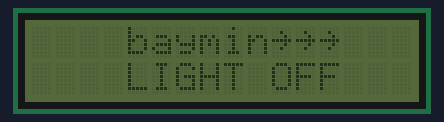
The program below on a simulated Raspberry Pi (BCM pin numbers). Shown: 16×2 character LCD. The clock reads 2024-03-15 10:24:30 at power-on unless the program sets it; library files of the repository ran but are not shown: LCD1602.py.

Above: at 1.2 s.
At 2.8 s:
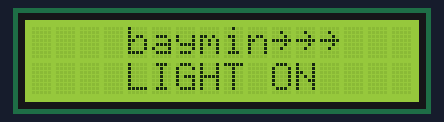
At 4.5 s:
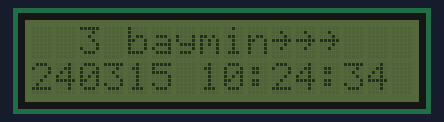
At 12.2 s:
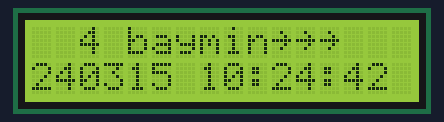
At 20.4 s:
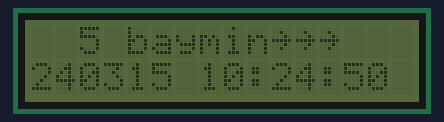
At 37.5 s:
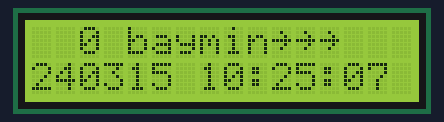

The program:

time.py
```python
#!/user/bin/env python
import smbus
import time
import sys
import LCD1602 as LCD

if __name__ == '__main__':
    LCD.init_lcd()
    time.sleep(1)
    LCD.print_lcd(4, 0, 'baymin~~~')
    for x in range(1, 4):
        LCD.turn_light(0)
        LCD.print_lcd(4, 1, 'LIGHT OFF')
        time.sleep(0.5)
        LCD.turn_light(1)
        LCD.print_lcd(4, 1, 'LIGHT ON ')
        time.sleep(0.5)

   # LCD.turn_light(0)
    while True:
        now = time.strftime('%Y%m%d %H:%M:%S', time.localtime(time.time()))
        now = now[2:]
        s = now[13:14]
        if int(s) % 2 == 0:
            LCD.turn_light(1)
        else:
            LCD.turn_light(0)
        LCD.print_lcd(2, 0, s)
        LCD.print_lcd(0, 1, now)
        time.sleep(0.5)
```

Measured:
- what the display in image 0 shows lasts 0.5 s, from 1.1 s to 1.6 s
- what the display in image 2 shows lasts 1.2 s, from 4.5 s to 5.7 s
